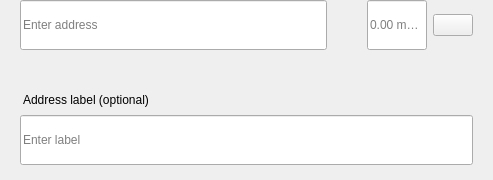
<?xml version="1.0" encoding="UTF-8"?>
<ui version="4.0">
 <class>SendMultiRow</class>
 <widget class="QWidget" name="SendMultiRow">
  <property name="geometry">
   <rect>
    <x>0</x>
    <y>0</y>
    <width>493</width>
    <height>180</height>
   </rect>
  </property>
  <property name="minimumSize">
   <size>
    <width>0</width>
    <height>0</height>
   </size>
  </property>
  <property name="maximumSize">
   <size>
    <width>16777215</width>
    <height>16777215</height>
   </size>
  </property>
  <property name="windowTitle">
   <string>Form</string>
  </property>
  <layout class="QVBoxLayout" name="verticalLayout_3">
   <property name="spacing">
    <number>0</number>
   </property>
   <property name="leftMargin">
    <number>0</number>
   </property>
   <property name="topMargin">
    <number>0</number>
   </property>
   <property name="rightMargin">
    <number>20</number>
   </property>
   <property name="bottomMargin">
    <number>5</number>
   </property>
   <item alignment="Qt::AlignTop">
    <widget class="QWidget" name="widget" native="true">
     <property name="sizePolicy">
      <sizepolicy hsizetype="Expanding" vsizetype="Maximum">
       <horstretch>0</horstretch>
       <verstretch>0</verstretch>
      </sizepolicy>
     </property>
     <property name="minimumSize">
      <size>
       <width>0</width>
       <height>60</height>
      </size>
     </property>
     <property name="maximumSize">
      <size>
       <width>16777215</width>
       <height>85</height>
      </size>
     </property>
     <layout class="QHBoxLayout" name="horizontalLayout" stretch="6,0,2">
      <property name="spacing">
       <number>0</number>
      </property>
      <property name="leftMargin">
       <number>8</number>
      </property>
      <property name="topMargin">
       <number>0</number>
      </property>
      <property name="rightMargin">
       <number>0</number>
      </property>
      <property name="bottomMargin">
       <number>0</number>
      </property>
      <item alignment="Qt::AlignTop">
       <widget class="QStackedWidget" name="stackedAddress">
        <property name="minimumSize">
         <size>
          <width>0</width>
          <height>50</height>
         </size>
        </property>
        <property name="maximumSize">
         <size>
          <width>16777215</width>
          <height>50</height>
         </size>
        </property>
        <widget class="QWidget" name="page_4">
         <property name="sizePolicy">
          <sizepolicy hsizetype="Expanding" vsizetype="Preferred">
           <horstretch>0</horstretch>
           <verstretch>0</verstretch>
          </sizepolicy>
         </property>
         <property name="minimumSize">
          <size>
           <width>0</width>
           <height>50</height>
          </size>
         </property>
         <property name="maximumSize">
          <size>
           <width>16777215</width>
           <height>55</height>
          </size>
         </property>
         <layout class="QVBoxLayout" name="verticalLayout_7">
          <property name="spacing">
           <number>0</number>
          </property>
          <property name="leftMargin">
           <number>12</number>
          </property>
          <property name="topMargin">
           <number>0</number>
          </property>
          <property name="rightMargin">
           <number>0</number>
          </property>
          <property name="bottomMargin">
           <number>0</number>
          </property>
          <item>
           <widget class="QLineEdit" name="lineEditAddress">
            <property name="minimumSize">
             <size>
              <width>0</width>
              <height>50</height>
             </size>
            </property>
            <property name="maximumSize">
             <size>
              <width>16777215</width>
              <height>50</height>
             </size>
            </property>
            <property name="placeholderText">
             <string>Enter address</string>
            </property>
           </widget>
          </item>
         </layout>
        </widget>
        <widget class="QWidget" name="page_3"/>
       </widget>
      </item>
      <item>
       <spacer name="horizontalSpacer_3">
        <property name="orientation">
         <enum>Qt::Horizontal</enum>
        </property>
        <property name="sizeType">
         <enum>QSizePolicy::Fixed</enum>
        </property>
        <property name="sizeHint" stdset="0">
         <size>
          <width>40</width>
          <height>20</height>
         </size>
        </property>
       </spacer>
      </item>
      <item>
       <layout class="QHBoxLayout" name="horizontalLayout_2">
        <property name="spacing">
         <number>6</number>
        </property>
        <item alignment="Qt::AlignTop">
         <widget class="QLineEdit" name="lineEditAmount">
          <property name="sizePolicy">
           <sizepolicy hsizetype="Expanding" vsizetype="Preferred">
            <horstretch>0</horstretch>
            <verstretch>0</verstretch>
           </sizepolicy>
          </property>
          <property name="minimumSize">
           <size>
            <width>0</width>
            <height>50</height>
           </size>
          </property>
          <property name="maximumSize">
           <size>
            <width>16777215</width>
            <height>50</height>
           </size>
          </property>
          <property name="maxLength">
           <number>17</number>
          </property>
          <property name="alignment">
           <set>Qt::AlignLeading|Qt::AlignLeft|Qt::AlignVCenter</set>
          </property>
          <property name="placeholderText">
           <string notr="true">0.00 mnbtc</string>
          </property>
         </widget>
        </item>
        <item>
         <layout class="QVBoxLayout" name="verticalLayout">
          <property name="topMargin">
           <number>14</number>
          </property>
          <property name="bottomMargin">
           <number>0</number>
          </property>
          <item alignment="Qt::AlignTop">
           <widget class="QPushButton" name="btnMenu">
            <property name="minimumSize">
             <size>
              <width>0</width>
              <height>0</height>
             </size>
            </property>
            <property name="maximumSize">
             <size>
              <width>16777215</width>
              <height>16777215</height>
             </size>
            </property>
            <property name="focusPolicy">
             <enum>Qt::NoFocus</enum>
            </property>
            <property name="text">
             <string/>
            </property>
           </widget>
          </item>
         </layout>
        </item>
       </layout>
      </item>
     </layout>
    </widget>
   </item>
   <item>
    <widget class="QWidget" name="layoutLabel" native="true">
     <property name="minimumSize">
      <size>
       <width>0</width>
       <height>0</height>
      </size>
     </property>
     <property name="maximumSize">
      <size>
       <width>16777215</width>
       <height>16777215</height>
      </size>
     </property>
     <layout class="QVBoxLayout" name="verticalLayout_9">
      <property name="spacing">
       <number>6</number>
      </property>
      <property name="leftMargin">
       <number>20</number>
      </property>
      <property name="topMargin">
       <number>0</number>
      </property>
      <property name="rightMargin">
       <number>0</number>
      </property>
      <property name="bottomMargin">
       <number>10</number>
      </property>
      <item>
       <spacer name="verticalSpacer">
        <property name="orientation">
         <enum>Qt::Vertical</enum>
        </property>
        <property name="sizeType">
         <enum>QSizePolicy::Fixed</enum>
        </property>
        <property name="sizeHint" stdset="0">
         <size>
          <width>20</width>
          <height>20</height>
         </size>
        </property>
       </spacer>
      </item>
      <item>
       <widget class="QLabel" name="labelSubtitleDescription">
        <property name="styleSheet">
         <string notr="true">margin-bottom:2px;
margin-left:0.05px;
padding:0px;</string>
        </property>
        <property name="text">
         <string>Address label (optional)</string>
        </property>
       </widget>
      </item>
      <item>
       <widget class="QLineEdit" name="lineEditDescription">
        <property name="minimumSize">
         <size>
          <width>0</width>
          <height>50</height>
         </size>
        </property>
        <property name="maximumSize">
         <size>
          <width>16777215</width>
          <height>50</height>
         </size>
        </property>
        <property name="placeholderText">
         <string>Enter label</string>
        </property>
       </widget>
      </item>
     </layout>
    </widget>
   </item>
  </layout>
 </widget>
 <resources/>
 <connections/>
</ui>
